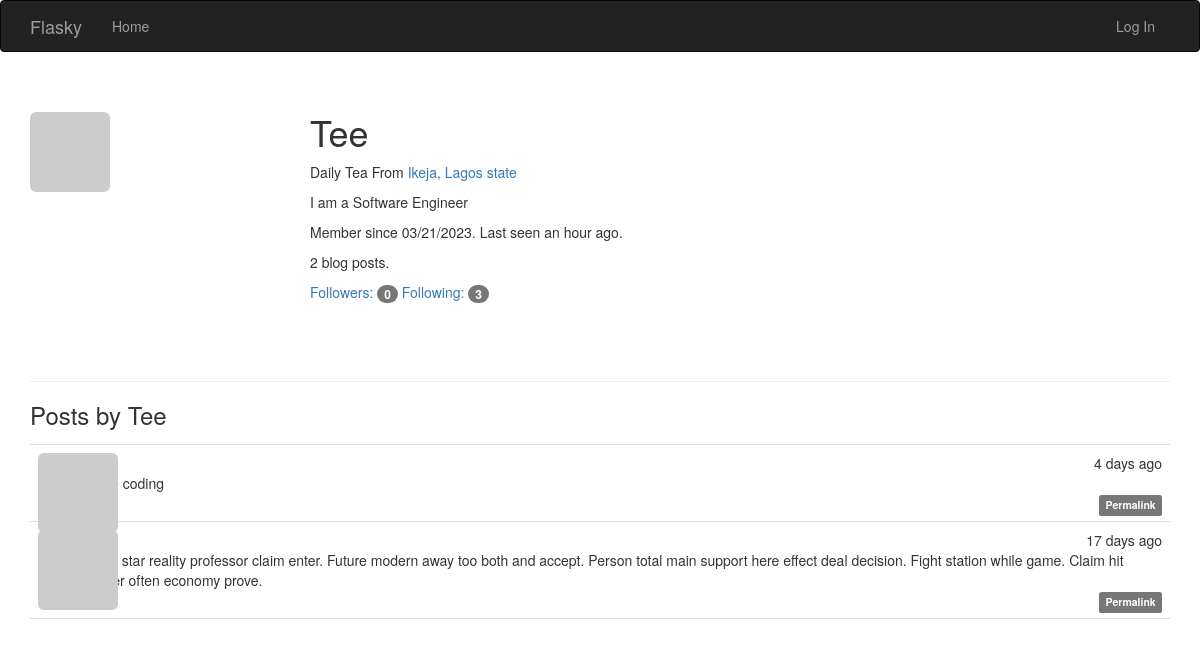
The page /user/Tee on the database as committed earlier.
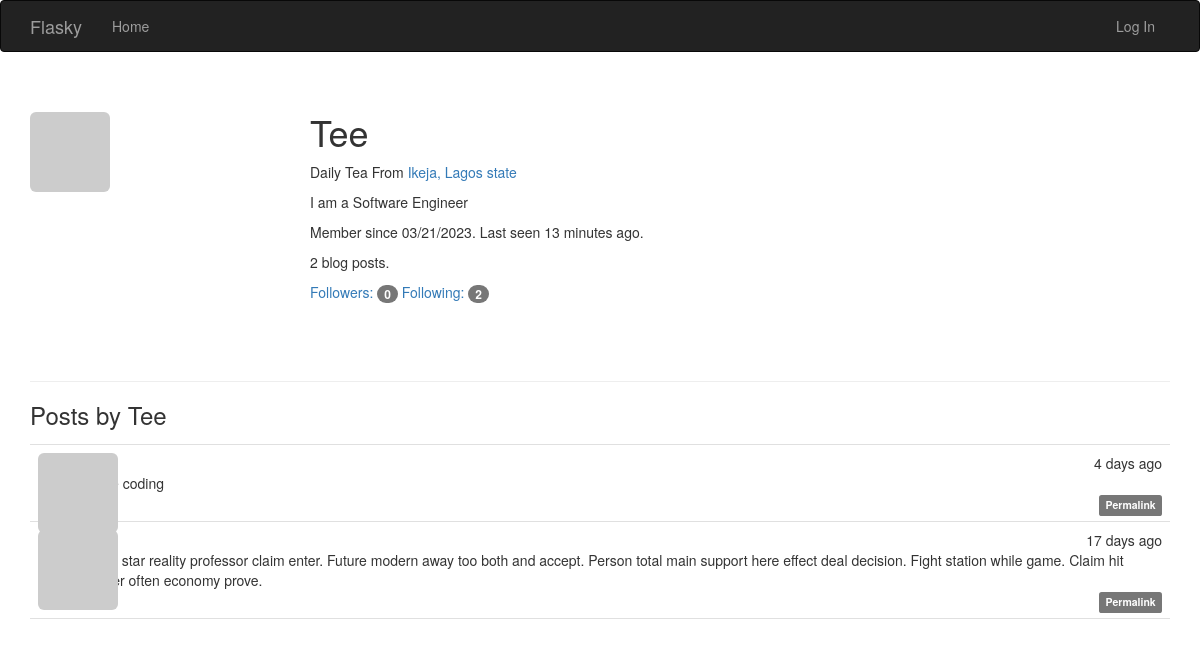
The same page on the database as committed later.
### app/models.py (models this page shows, shortened)
class User(UserMixin, db.Model):
    __tablename__ = 'users'
    id = db.Column(db.Integer, primary_key=True)
    email = db.Column(db.String(64), unique=True, index=True)
    username = db.Column(db.String(64), unique=True, index=True)
    role_id = db.Column(db.Integer, db.ForeignKey('roles.id'))
    posts = db.relationship('Post', backref='author', lazy='dynamic')
    password_hash = db.Column(db.String(128))
    confirmed = db.Column(db.Boolean, default=False)
    name = db.Column(db.String(64))
    location = db.Column(db.String(64))
    about_me = db.Column(db.Text())
    member_since = db.Column(db.DateTime(), default=datetime.utcnow)
    last_seen = db.Column(db.DateTime(), default=datetime.utcnow)
    avatar_hash = db.Column(db.String(32))
    followed = db.relationship('Follow', foreign_keys=[Follow.follower_id],
                                backref=db.backref('follower', lazy='joined'), lazy='dynamic',
                                cascade='all, delete-orphan')
    followers = db.relationship('Follow', foreign_keys=[Follow.followed_id],
                                backref=db.backref('followed', lazy='joined'), lazy='dynamic',
                                cascade='all, delete-orphan')
    @property
    def password(self):
        raise AttributeError('password is not a readable attribute')
    def gravatar(self, size=100, default='identicon', rating='g'):
        if request.is_secure:
            url = 'https://secure.gravatar.com/avatar'
        else:
            url = 'http://www.gravatar.com/avatar'
        hash = hashlib.md5(self.email.lower().encode('utf-8')).hexdigest()
        return '{url}/{hash}?s={size}&d={default}&r={rating}'.format(
                        url=url, hash=hash, size=size, default=default, rating=rating)

class Post(db.Model):
    __tablename__ = 'posts'
    id = db.Column(db.Integer, primary_key=True)
    body = db.Column(db.Text)
    timestamp = db.Column(db.DateTime, index=True, default=datetime.utcnow)
    author_id = db.Column(db.Integer, db.ForeignKey('users.id'))
    body_html = db.Column(db.Text)

### app/main/views.py (the view)
@main.route('/user/<username>')
def user(username):
    user = User.query.filter_by(username=username).first()
    if user is None:
        abort(404)
    posts = user.posts.order_by(Post.timestamp.desc()).all()
    return render_template('user.html', user=user, posts=posts)

### app/auth/views.py (called while the page is built)
@auth.before_app_request
def before_request():
    if current_user.is_authenticated:
        current_user.ping()
        if not current_user.confirmed \
                and request.endpoint \
                and request.blueprint != 'auth' \
                and request.endpoint != 'static':
            return redirect(url_for('auth.unconfirmed'))

### app/main/__init__.py (called while the page is built)
@main.app_context_processor
def inject_permission():
    return dict(Permission=Permission)

### app/models.py (called while the page is built)
    def can(self, permissions):
        return False

    def is_administrator(self):
        return False

### app/templates/user.html (shortened to what this page needs)
{% extends "base.html" %}
{% block page_content %}
<div class="page-header">
    <img class="img-rounded profile-thumbnail" src="{{ user.gravatar(size=256) }}">
    <div class="profile-header">
        <h1>{{ user.username }}</h1>
        {% if user.name or user.location %}
        <p>
            {% if user.name %}{{ user.name }}{% endif %}
            {% if user.location %}
            From <a href="http://maps.google.com/?q={{ user.location }}">
                {{ user.location }}
            </a>
            {% endif %}
        </p>
        {% endif %}
        {% if user.about_me %}<p>{{ user.about_me }}</p>{% endif %}
        <p>
            Member since {{ moment(user.member_since).format('L') }}.
            Last seen {{ moment(user.last_seen).fromNow() }}.
        </p>
        <p> {{ user.posts.count() }} blog posts. </p>
        <p>
            <a href="{{ url_for('.followers', username=user.username) }}">
            Followers: <span class="badge">{{ user.followers.count() }}</span>
            </a>
            <a href="{{ url_for('.followed_by', username=user.username) }}">
            Following: <span class="badge">{{ user.followed.count() }}</span>
            </a>
        </p>
    </div>
</div>
<h3>Posts by {{ user.username }}</h3>
{% include '_posts.html' %}
{% endblock %}

### app/templates/base.html (shortened to what this page needs)
{% extends "bootstrap/base.html" %}
{% block head %}
{{ super() }}
    <link rel="stylesheet" type="text/css" href="{{ url_for('static', filename='styles.css') }}">
{% endblock %}
{% block navbar %}
<div class="navbar navbar-inverse" role="navigation">
    <div class="container">
        <div class="navbar-header">
            <a class="navbar-brand" href="{{ url_for('main.index') }}">Flasky</a>
        </div>
        <div class="navbar-collapse collapse">
            <ul class="nav navbar-nav">
                <li><a href="{{ url_for('main.index') }}">Home</a></li>
            </ul>
            <ul class="nav navbar-nav navbar-right">
                {% if current_user.is_authenticated %}
                <li class="dropdown">
                    <a href="#" class="dropdown-toggle" data-toggle="dropdown">
                        <img src="{{ current_user.gravatar(size=18) }}">
                        Account <b class="caret"></b>
                    </a>
                    <ul class="dropdown-menu">
                        <li><a href="{{ url_for('auth.change_password') }}">Change Password</a></li>
                        <li><a href="{{ url_for('auth.change_email_request') }}">Change Email</a></li>
                        <li><a href="{{ url_for('auth.logout') }}">Log Out</a></li>
                    </ul>
                </li>
                {% else %}
                <li><a href="{{ url_for('auth.login') }}">Log In</a></li>
                {% endif %}
            </ul>
        </div>
    </div>
</div>
{% endblock %}
{% block content %}
<div class="container">
    {% block page_content %}{% endblock %}
</div>
{% endblock %}

### app/templates/_posts.html (shortened to what this page needs)
<ul class="posts">
    {% for post in posts %}
    <li class="post">
        <div class="post-thumbnail">
            <a href="{{ url_for('.user', username=post.author.username) }}">
                <img class="img-rounded profile-thumbnail"
                src="{{ post.author.gravatar(size=40) }}">
            </a>
        </div>
        <div class="post-content">
            <div class="post-date">{{ moment(post.timestamp).fromNow() }}</div>
            <div class="post-author">
                <a href="{{ url_for('.user', username=post.author.username) }}">
                </a>
            </div>
            <div class="post-body">
                {% if post.body_html %}
                    {{ post.body_html | safe }}
                {% else %}
                    {{ post.body }}
                {% endif %}
            </div>
            <div class="post-footer">
                <a href="{{ url_for('.post', id=post.id) }}">
                    <span class="label label-default">Permalink</span>
                </a>
            </div>
        </div>
    </li>
    {% endfor %}
</ul>

### app/static/styles.css (style rules this page uses)
.profile-thumbnail { position: absolute; }
.profile-header { min-height: 260px; margin-left: 280px; }
ul.posts { list-style-type: none; padding: 0px; margin: 16px 0px 0px 0px; border-top: 1px solid #e0e0e0; }
ul.posts li.post { padding: 8px; border-bottom: 1px solid #e0e0e0; }
div.post-date { float: right; }
div.post-author { font-weight: bold; }
div.post-thumbnail { position: absolute; }
div.post-content { margin-left: 48px; min-height: 48px; }
div.post-footer { text-align: right; }

Rows that differ between the two databases and show on the page:
changed User "Tee": last_seen "an hour ago" → "13 minutes ago"
Other text that changed with them:
{{ user.followed.count() }}: "3" → "2"
